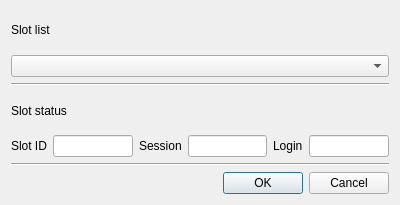
<?xml version="1.0" encoding="UTF-8"?>
<ui version="4.0">
 <class>CloseSessionDlg</class>
 <widget class="QDialog" name="CloseSessionDlg">
  <property name="geometry">
   <rect>
    <x>0</x>
    <y>0</y>
    <width>400</width>
    <height>205</height>
   </rect>
  </property>
  <property name="windowTitle">
   <string>Close session</string>
  </property>
  <layout class="QVBoxLayout" name="verticalLayout">
   <item>
    <widget class="QLabel" name="label">
     <property name="text">
      <string>Slot list</string>
     </property>
    </widget>
   </item>
   <item>
    <layout class="QHBoxLayout" name="horizontalLayout">
     <item>
      <widget class="QComboBox" name="mSlotsCombo"/>
     </item>
    </layout>
   </item>
   <item>
    <widget class="Line" name="line">
     <property name="orientation">
      <enum>Qt::Horizontal</enum>
     </property>
    </widget>
   </item>
   <item>
    <widget class="QLabel" name="label_2">
     <property name="text">
      <string>Slot status</string>
     </property>
    </widget>
   </item>
   <item>
    <layout class="QHBoxLayout" name="horizontalLayout_2">
     <item>
      <widget class="QLabel" name="label_3">
       <property name="text">
        <string>Slot ID</string>
       </property>
      </widget>
     </item>
     <item>
      <widget class="QLineEdit" name="mSlotIDText"/>
     </item>
     <item>
      <widget class="QLabel" name="label_4">
       <property name="text">
        <string>Session</string>
       </property>
      </widget>
     </item>
     <item>
      <widget class="QLineEdit" name="mSessionText"/>
     </item>
     <item>
      <widget class="QLabel" name="label_5">
       <property name="text">
        <string>Login</string>
       </property>
      </widget>
     </item>
     <item>
      <widget class="QLineEdit" name="mLoginText"/>
     </item>
    </layout>
   </item>
   <item>
    <widget class="Line" name="line_2">
     <property name="orientation">
      <enum>Qt::Horizontal</enum>
     </property>
    </widget>
   </item>
   <item>
    <widget class="QDialogButtonBox" name="buttonBox">
     <property name="orientation">
      <enum>Qt::Horizontal</enum>
     </property>
     <property name="standardButtons">
      <set>QDialogButtonBox::Cancel|QDialogButtonBox::Ok</set>
     </property>
    </widget>
   </item>
  </layout>
 </widget>
 <tabstops>
  <tabstop>mSlotsCombo</tabstop>
  <tabstop>mSlotIDText</tabstop>
  <tabstop>mSessionText</tabstop>
  <tabstop>mLoginText</tabstop>
 </tabstops>
 <resources/>
 <connections>
  <connection>
   <sender>buttonBox</sender>
   <signal>accepted()</signal>
   <receiver>CloseSessionDlg</receiver>
   <slot>accept()</slot>
   <hints>
    <hint type="sourcelabel">
     <x>248</x>
     <y>254</y>
    </hint>
    <hint type="destinationlabel">
     <x>157</x>
     <y>274</y>
    </hint>
   </hints>
  </connection>
  <connection>
   <sender>buttonBox</sender>
   <signal>rejected()</signal>
   <receiver>CloseSessionDlg</receiver>
   <slot>reject()</slot>
   <hints>
    <hint type="sourcelabel">
     <x>316</x>
     <y>260</y>
    </hint>
    <hint type="destinationlabel">
     <x>286</x>
     <y>274</y>
    </hint>
   </hints>
  </connection>
 </connections>
</ui>
